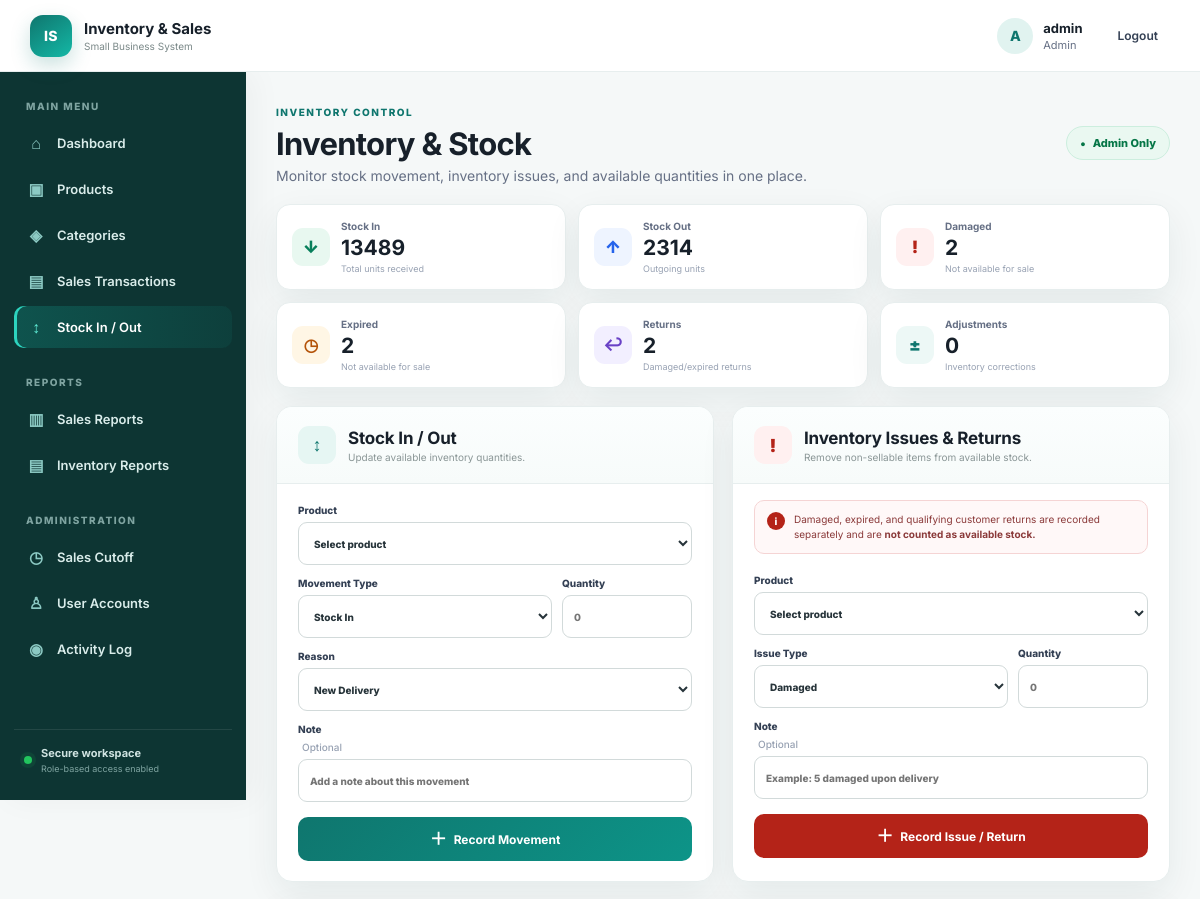
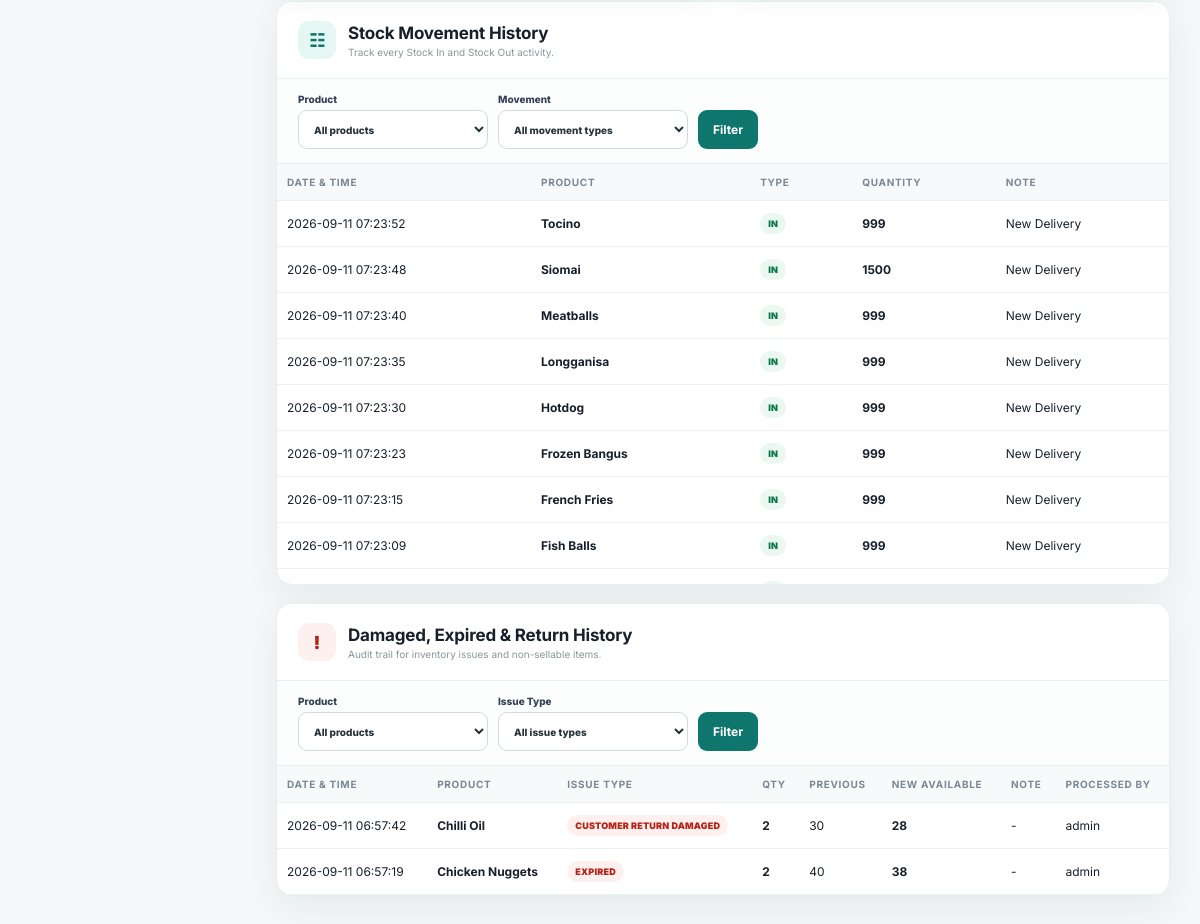
/stock (signed in), run on the app's committed database (2 pictures, top to bottom).
### tables this page shows
CREATE TABLE stock_movements (id INTEGER PRIMARY KEY AUTOINCREMENT, product_id INTEGER NOT NULL, movement_type TEXT NOT NULL CHECK(movement_type IN ('IN','OUT')), quantity INTEGER NOT NULL, note TEXT, created_at TEXT NOT NULL, FOREIGN KEY(product_id) REFERENCES products(id) ON DELETE CASCADE);

CREATE TABLE products (id INTEGER PRIMARY KEY AUTOINCREMENT, name TEXT NOT NULL, category_id INTEGER, price REAL NOT NULL DEFAULT 0, cost REAL NOT NULL DEFAULT 0, stock INTEGER NOT NULL DEFAULT 0, reorder_level INTEGER NOT NULL DEFAULT 5, expiry_date text, active integer not null default 1, FOREIGN KEY(category_id) REFERENCES categories(id) ON DELETE SET NULL);

CREATE TABLE inventory_adjustments (
        id INTEGER PRIMARY KEY AUTOINCREMENT,
        product_id INTEGER NOT NULL,
        adjustment_type TEXT NOT NULL CHECK(adjustment_type IN ('DAMAGED','EXPIRED','CUSTOMER_RETURN_DAMAGED','CUSTOMER_RETURN_EXPIRED','ADJUSTMENT')),
        quantity INTEGER NOT NULL,
        previous_stock INTEGER NOT NULL,
        new_stock INTEGER NOT NULL,
        note TEXT,
        processed_by TEXT NOT NULL,
        created_at TEXT NOT NULL,
        FOREIGN KEY(product_id) REFERENCES products(id) ON DELETE CASCADE
    );

### app.py (the view, shortened to what this page needs)
@app.route("/stock", methods=["GET", "POST"])
@login_required
@admin_required
def stock():
    conn = db()
    product_filter = request.args.get("product", "").strip()
    movement_filter = request.args.get("movement", "").strip()
    issue_filter = request.args.get("issue", "").strip()
    products_list = conn.execute("SELECT * FROM products ORDER BY name").fetchall()
    sql = "SELECT m.*, p.name product FROM stock_movements m JOIN products p ON p.id=m.product_id WHERE 1=1"
    args = []
    if product_filter:
        sql += " AND m.product_id=?"; args.append(product_filter)
    if movement_filter in ("IN", "OUT"):
        sql += " AND m.movement_type=?"; args.append(movement_filter)
    sql += " ORDER BY m.id DESC LIMIT 100"
    movements = conn.execute(sql, args).fetchall()
    sql2 = "SELECT a.*, p.name product FROM inventory_adjustments a JOIN products p ON p.id=a.product_id WHERE 1=1"
    args2 = []
    if product_filter:
        sql2 += " AND a.product_id=?"; args2.append(product_filter)
    if issue_filter in ("DAMAGED", "EXPIRED", "CUSTOMER_RETURN_DAMAGED", "CUSTOMER_RETURN_EXPIRED", "ADJUSTMENT"):
        sql2 += " AND a.adjustment_type=?"; args2.append(issue_filter)
    sql2 += " ORDER BY a.id DESC LIMIT 100"
    adjustments = conn.execute(sql2, args2).fetchall()
    summary = {
        "stock_in": conn.execute("SELECT COALESCE(SUM(quantity),0) n FROM stock_movements WHERE movement_type='IN'").fetchone()["n"],
        "stock_out": conn.execute("SELECT COALESCE(SUM(quantity),0) n FROM stock_movements WHERE movement_type='OUT'").fetchone()["n"],
        "damaged": conn.execute("SELECT COALESCE(SUM(quantity),0) n FROM inventory_adjustments WHERE adjustment_type IN ('DAMAGED','CUSTOMER_RETURN_DAMAGED')").fetchone()["n"],
        "expired": conn.execute("SELECT COALESCE(SUM(quantity),0) n FROM inventory_adjustments WHERE adjustment_type IN ('EXPIRED','CUSTOMER_RETURN_EXPIRED')").fetchone()["n"],
        "returns": conn.execute("SELECT COALESCE(SUM(quantity),0) n FROM inventory_adjustments WHERE adjustment_type LIKE 'CUSTOMER_RETURN_%'").fetchone()["n"],
        "adjustments": conn.execute("SELECT COALESCE(SUM(quantity),0) n FROM inventory_adjustments WHERE adjustment_type='ADJUSTMENT'").fetchone()["n"],
    }
    conn.close()
    return render_template("stock.html", products=products_list, movements=movements, adjustments=adjustments,
                           summary=summary, product_filter=product_filter, movement_filter=movement_filter, issue_filter=issue_filter)

### app.py (called while the page is built)
def db():
    conn = sqlite3.connect(DB)
    conn.row_factory = sqlite3.Row
    conn.execute("PRAGMA foreign_keys = ON")
    return conn

def login_required(f):
    @wraps(f)
    def wrapped(*args, **kwargs):
        if "user_id" not in session:
            return redirect(url_for("login"))
        return f(*args, **kwargs)
    return wrapped

def admin_required(f):
    @wraps(f)
    def wrapped(*args, **kwargs):
        if session.get("role") != "Admin":
            flash("Admin access required.", "error")
            return redirect(url_for("dashboard"))
        return f(*args, **kwargs)
    return wrapped

### templates/stock.html (shortened to what this page needs)
{% extends "base.html" %}{% block content %}
<div class="inventory-page">
  <div class="page-head inventory-head">
    <div>
      <span class="eyebrow">INVENTORY CONTROL</span>
      <h1>Inventory &amp; Stock</h1>
      <p class="muted">Monitor stock movement, inventory issues, and available quantities in one place.</p>
    </div>
    <div class="inventory-admin-badge"><span>●</span> Admin Only</div>
  </div>
  <div class="inventory-stats">
    <div class="inventory-stat stat-in"><div class="stat-icon">↓</div><div><span>Stock In</span><strong>{{summary.stock_in}}</strong><small>Total units received</small></div></div>
    <div class="inventory-stat stat-out"><div class="stat-icon">↑</div><div><span>Stock Out</span><strong>{{summary.stock_out}}</strong><small>Outgoing units</small></div></div>
    <div class="inventory-stat stat-damaged"><div class="stat-icon">!</div><div><span>Damaged</span><strong>{{summary.damaged}}</strong><small>Not available for sale</small></div></div>
    <div class="inventory-stat stat-expired"><div class="stat-icon">◷</div><div><span>Expired</span><strong>{{summary.expired}}</strong><small>Not available for sale</small></div></div>
    <div class="inventory-stat stat-return"><div class="stat-icon">↩</div><div><span>Returns</span><strong>{{summary.returns}}</strong><small>Damaged/expired returns</small></div></div>
    <div class="inventory-stat stat-adjust"><div class="stat-icon">±</div><div><span>Adjustments</span><strong>{{summary.adjustments}}</strong><small>Inventory corrections</small></div></div>
  </div>
  <div class="inventory-action-grid">
    <section class="panel inventory-form-panel">
      <div class="inventory-section-head"><div class="section-icon">↕</div><div><h2>Stock In / Out</h2><p>Update available inventory quantities.</p></div></div>
      <form method="post" class="inventory-form">
        <label>Product<select name="product_id" required><option value="">Select product</option>{% for p in products %}<option value="{{p.id}}">{{p.name}} · {{p.stock}} available</option>{% endfor %}</select></label>
        <div class="form-row-2"><label>Movement Type<select name="movement_type"><option value="IN">Stock In</option><option value="OUT">Stock Out</option></select></label><label>Quantity<input type="number" min="1" name="quantity" placeholder="0" required></label></div>
        <label>Reason<select name="reason"><option>New Delivery</option><option>Restock</option><option>Other</option></select></label>
        <label>Note <span class="optional">Optional</span><input name="note" placeholder="Add a note about this movement"></label>
        <button class="inventory-primary-btn" type="submit"><span>＋</span> Record Movement</button>
      </form>
    </section>
    <section class="panel inventory-form-panel issue-panel">
      <div class="inventory-section-head"><div class="section-icon issue-icon">!</div><div><h2>Inventory Issues &amp; Returns</h2><p>Remove non-sellable items from available stock.</p></div></div>
      <div class="issue-note"><span>i</span><p>Damaged, expired, and qualifying customer returns are recorded separately and are <strong>not counted as available stock.</strong></p></div>
      <form method="post" class="inventory-form">
        <label>Product<select name="product_id" required><option value="">Select product</option>{% for p in products %}<option value="{{p.id}}">{{p.name}} · {{p.stock}} available</option>{% endfor %}</select></label>
        <div class="form-row-2"><label>Issue Type<select name="adjustment_type"><option value="DAMAGED">Damaged</option></select></label><label>Quantity<input type="number" min="1" name="quantity" placeholder="0" required></label></div>
        <label>Note <span class="optional">Optional</span><input name="adjustment_note" placeholder="Example: 5 damaged upon delivery"></label>
        <button class="issue-btn" type="submit"><span>＋</span> Record Issue / Return</button>
      </form>
    </section>
  </div>
  <section class="panel history-panel">
    <div class="inventory-section-head history-head"><div class="section-icon">☷</div><div><h2>Stock Movement History</h2><p>Track every Stock In and Stock Out activity.</p></div></div>
    <form class="inventory-filter"><label>Product<select name="product"><option value="">All products</option></select></label><label>Movement<select name="movement"><option value="">All movement types</option></select></label><button type="submit">Filter</button></form>
    <div class="table-wrap"><table class="inventory-table"><thead><tr><th>Date &amp; Time</th><th>Product</th><th>Type</th><th>Quantity</th><th>Note</th></tr></thead><tbody>{% for m in movements %}<tr><td>{{m.created_at}}</td><td><strong>{{m.product}}</strong></td><td><span class="movement-pill {{'pill-in' if m.movement_type=='IN' else 'pill-out'}}">{{m.movement_type}}</span></td><td><strong>{{m.quantity}}</strong></td><td>{{m.note or '-'}}</td></tr>{% else %}<tr><td colspan="5" class="empty-row">No stock movements yet.</td></tr>{% endfor %}</tbody></table></div>
  </section>
  <section class="panel history-panel">
    <div class="inventory-section-head history-head"><div class="section-icon issue-icon">!</div><div><h2>Damaged, Expired &amp; Return History</h2><p>Audit trail for inventory issues and non-sellable items.</p></div></div>
    <form class="inventory-filter"><label>Product<select name="product"><option value="">All products</option></select></label><label>Issue Type<select name="issue"><option value="">All issue types</option></select></label><button type="submit">Filter</button></form>
    <div class="table-wrap"><table class="inventory-table"><thead><tr><th>Date &amp; Time</th><th>Product</th><th>Issue Type</th><th>Qty</th><th>Previous</th><th>New Available</th><th>Note</th><th>Processed By</th></tr></thead><tbody>{% for a in adjustments %}<tr><td>{{a.created_at}}</td><td><strong>{{a.product}}</strong></td><td><span class="issue-pill">{{a.adjustment_type|replace('_',' ')}}</span></td><td><strong>{{a.quantity}}</strong></td><td>{{a.previous_stock}}</td><td><strong>{{a.new_stock}}</strong></td><td>{{a.note or '-'}}</td><td>{{a.processed_by}}</td></tr>{% else %}<tr><td colspan="8" class="empty-row">No inventory issues or returns recorded yet.</td></tr>{% endfor %}</tbody></table></div>
  </section>
</div>
{% endblock %}

### data on the page
stock_movements: created_at "2026-09-11 07:23:52", product "Tocino", movement_type "IN", quantity "999", note "New Delivery"
stock_movements: created_at "2026-09-11 07:23:48", product "Siomai", movement_type "IN", quantity "1500", note "New Delivery"
stock_movements: created_at "2026-09-11 07:23:40", product "Meatballs", movement_type "IN", quantity "999", note "New Delivery"
stock_movements: created_at "2026-09-11 07:23:35", product "Longganisa", movement_type "IN", quantity "999", note "New Delivery"
stock_movements: created_at "2026-09-11 07:23:30", product "Hotdog", movement_type "IN", quantity "999", note "New Delivery"
stock_movements: created_at "2026-09-11 07:23:23", product "Frozen Bangus", movement_type "IN", quantity "999", note "New Delivery"
stock_movements: created_at "2026-09-11 07:23:15", product "French Fries", movement_type "IN", quantity "999", note "New Delivery"
stock_movements: created_at "2026-09-11 07:23:09", product "Fish Balls", movement_type "IN", quantity "999", note "New Delivery"
inventory_adjustments: created_at "2026-09-11 06:57:42", product "Chilli Oil", adjustment_type "CUSTOMER RETURN DAMAGED", quantity "2", previous_stock "30", new_stock "28", note "-", processed_by "admin"
inventory_adjustments: created_at "2026-09-11 06:57:19", product "Chicken Nuggets", adjustment_type "EXPIRED", quantity "2", previous_stock "40", new_stock "38", note "-", processed_by "admin"

### other printed values
{{ session.username[:1]|upper }} "A"
{{ session.username }} "admin"
{{ session.role }} "Admin"
{{ summary.stock_in }} "13489"
{{ summary.stock_out }} "2314"
{{ summary.damaged }} "2"
{{ summary.expired }} "2"
{{ summary.returns }} "2"
{{ summary.adjustments }} "0"
